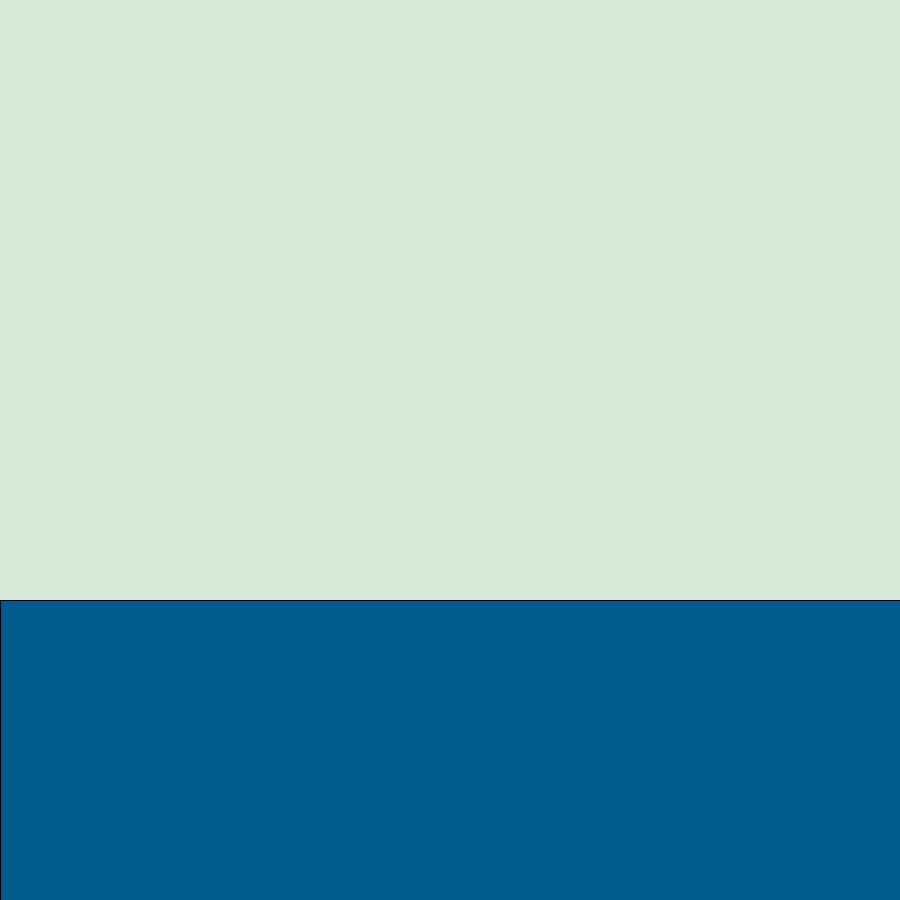
Frame 1 (no input)
Frame 60 (the mouse pressed at the canvas centre just before this capture): identical to frame 1, image omitted
Frame 120 (the mouse held since frame 60 and released just before this capture): identical to frame 1, image omitted

The Processing sketch that drew this single still picture (run headless with seeded random() and noise(); from frame 60 on, the mouse is pressed at the canvas centre):

// Processing sketch: BlackSwan_Interpretation
// ── BlackSwan_Interpretation.pde
color riverBlue = #005A8B;
color lightBlue = #A2C2D4;
color darkGreen = #3F5822;
color lightGreen = #B7E3C4;
color lightGray = #D6E8D7;





void setup(){
  size(900, 900);
  background(lightGray);
}


void draw(){
  fill(riverBlue);
  rect(0, 600, 900, 300);
}


void swan(){
  pushMatrix();
  
  popMatrix();
}
